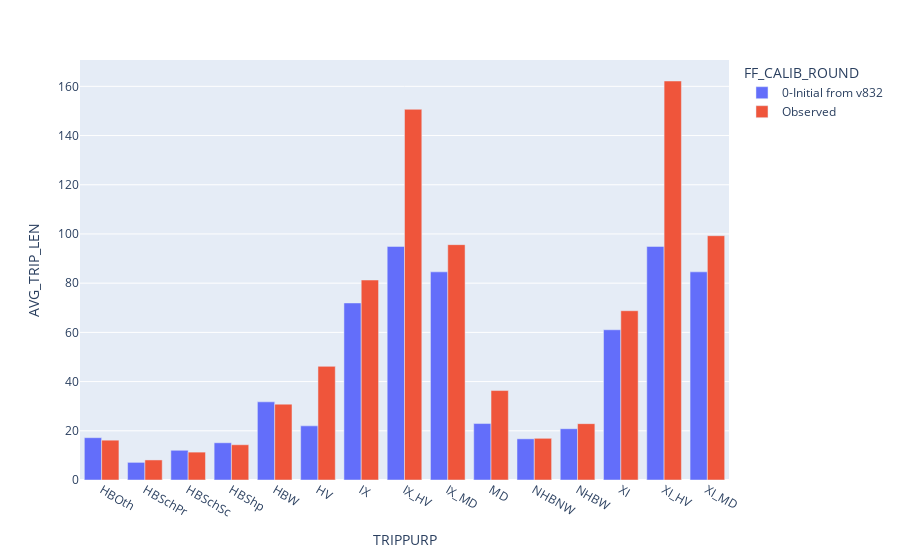
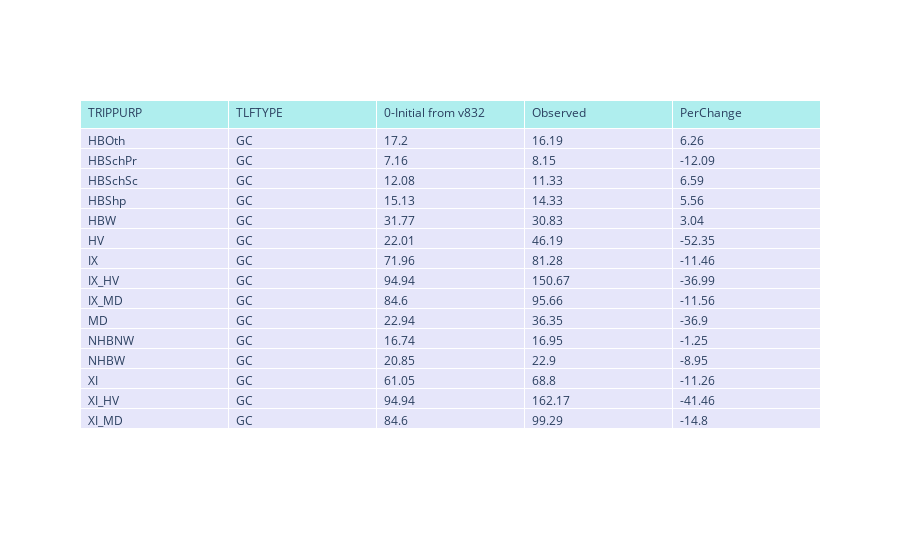

The notebook cell saved with these charts, in order:
### Code cell
py.offline.init_notebook_mode(connected=True)

lstModOpt  = dfObsModelMerge['FF_CALIB_ROUND'].unique().tolist()
lstModOptShort = [round for round in lstModOpt if round != 'Observed']  
lstTLFType   = dfObsModelMerge['TLFTYPE'].unique().tolist() # GC, Time, Dist
lstTripPurp  = dfTLF_Obs['TRIPPURP'].unique().tolist() # HBW, HBShp, HBOth,...
    
selectModelOption  = widgets.SelectMultiple(options=lstModOptShort, value=('0-Initial from v832',), description='Model Run'   )
selectTLFOption    = widgets.SelectMultiple(options=lstTLFType    , value=('GC' ,)                , description='TLF Type'    )
selectTripPurp     = widgets.SelectMultiple(options=lstTripPurp   , value=lstTripPurp             , description='Trip Purpose')

widgets.interactive(update_df_mod_vs_obs,modeloption=selectModelOption, tlfoption=selectTLFOption, trippurpoption=selectTripPurp)

### Figure 1 — Plotly figure (JSON) as saved in the notebook; plotly's stock layout.template omitted (floating-point values rounded to 4 significant figures)
{"data": [{"alignmentgroup": "True", "hovertemplate": "FF_CALIB_ROUND=0-Initial from v832<br>TRIPPURP=%{x}<br>AVG_TRIP_LEN=%{y}<extra></extra>", "legendgroup": "0-Initial from v832", "marker": {"color": "#636efa", "pattern": {"shape": ""}}, "name": "0-Initial from v832", "offsetgroup": "0-Initial from v832", "orientation": "v", "showlegend": true, "textposition": "auto", "type": "bar", "x": ["HBOth", "HBSchPr", "HBSchSc", "HBShp", "HBW", "HV", "IX", "IX_HV", "IX_MD", "MD", "NHBNW", "NHBW", "XI", "XI_HV", "XI_MD"], "xaxis": "x", "y": [17.2, 7.165, 12.08, 15.13, 31.77, 22.01, 71.96, 94.94, 84.6, 22.94, 16.74, 20.85, 61.05, 94.94, 84.6], "yaxis": "y"}, {"alignmentgroup": "True", "hovertemplate": "FF_CALIB_ROUND=Observed<br>TRIPPURP=%{x}<br>AVG_TRIP_LEN=%{y}<extra></extra>", "legendgroup": "Observed", "marker": {"color": "#EF553B", "pattern": {"shape": ""}}, "name": "Observed", "offsetgroup": "Observed", "orientation": "v", "showlegend": true, "textposition": "auto", "type": "bar", "x": ["HBOth", "HBSchPr", "HBSchSc", "HBShp", "HBW", "HV", "IX", "IX_HV", "IX_MD", "MD", "NHBNW", "NHBW", "XI", "XI_HV", "XI_MD"], "xaxis": "x", "y": [16.19, 8.15, 11.33, 14.33, 30.83, 46.19, 81.28, 150.7, 95.66, 36.35, 16.95, 22.9, 68.8, 162.2, 99.29], "yaxis": "y"}], "layout": {"barmode": "group", "legend": {"title": {"text": "FF_CALIB_ROUND"}, "tracegroupgap": 0}, "margin": {"t": 60}, "xaxis": {"anchor": "y", "domain": [0, 1], "title": {"text": "TRIPPURP"}}, "yaxis": {"anchor": "x", "domain": [0, 1], "title": {"text": "AVG_TRIP_LEN"}}}}

### Figure 2 — Plotly figure (JSON) as saved in the notebook; plotly's stock layout.template omitted (floating-point values rounded to 4 significant figures)
{"data": [{"cells": {"align": "left", "fill": {"color": "lavender"}, "values": [["HBOth", "HBSchPr", "HBSchSc", "HBShp", "HBW", "HV", "IX", "IX_HV", "IX_MD", "MD", "NHBNW", "NHBW", "XI", "XI_HV", "XI_MD"], ["GC", "GC", "GC", "GC", "GC", "GC", "GC", "GC", "GC", "GC", "GC", "GC", "GC", "GC", "GC"], [17.2, 7.16, 12.08, 15.13, 31.77, 22.01, 71.96, 94.94, 84.6, 22.94, 16.74, 20.85, 61.05, 94.94, 84.6], [16.19, 8.15, 11.33, 14.33, 30.83, 46.19, 81.28, 150.7, 95.66, 36.35, 16.95, 22.9, 68.8, 162.2, 99.29], [6.26, -12.09, 6.59, 5.56, 3.04, -52.35, -11.46, -36.99, -11.56, -36.9, -1.25, -8.95, -11.26, -41.46, -14.8]]}, "header": {"align": "left", "fill": {"color": "paleturquoise"}, "values": ["TRIPPURP", "TLFTYPE", "0-Initial from v832", "Observed", "PerChange"]}, "type": "table"}], "layout": {}}
